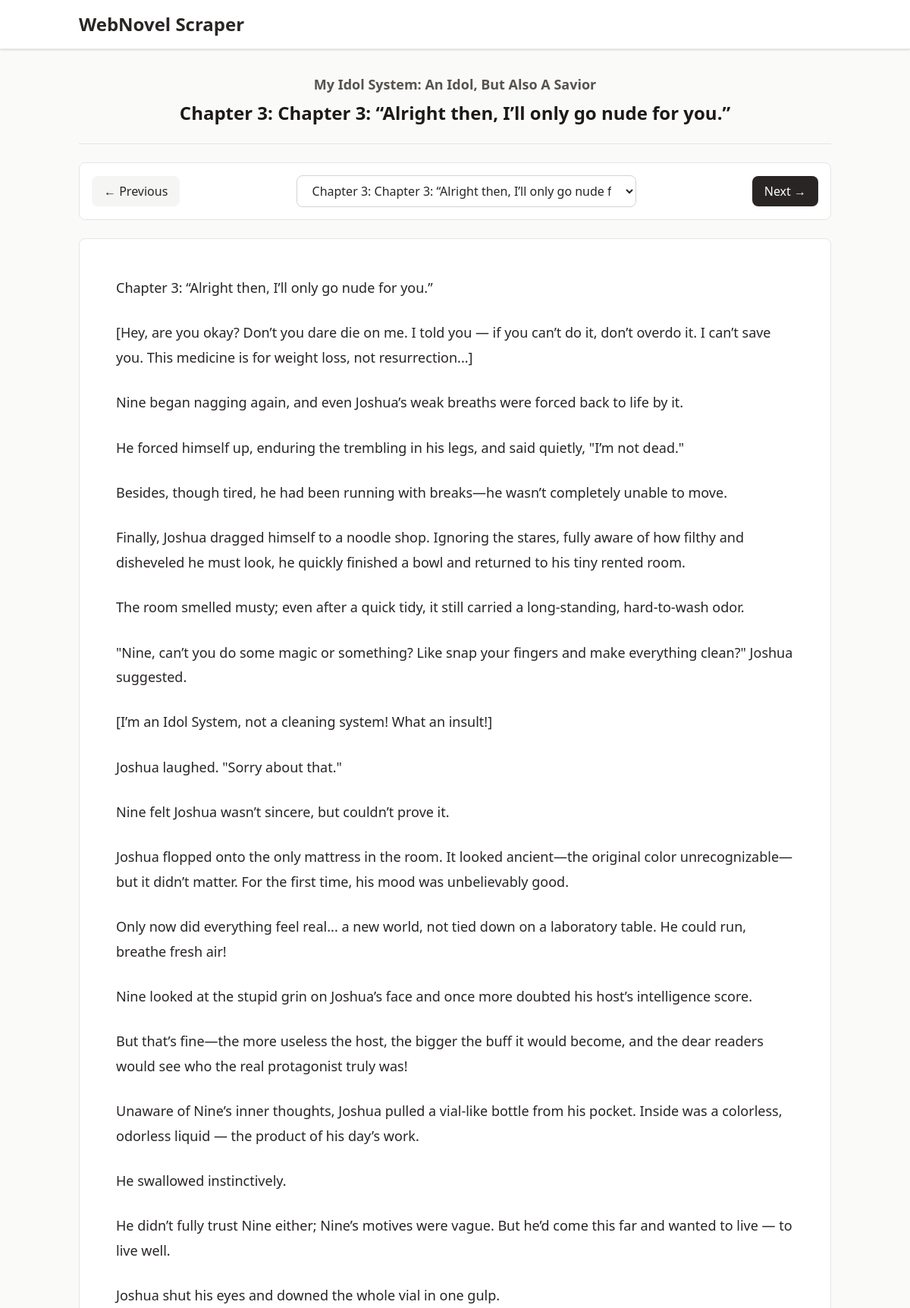
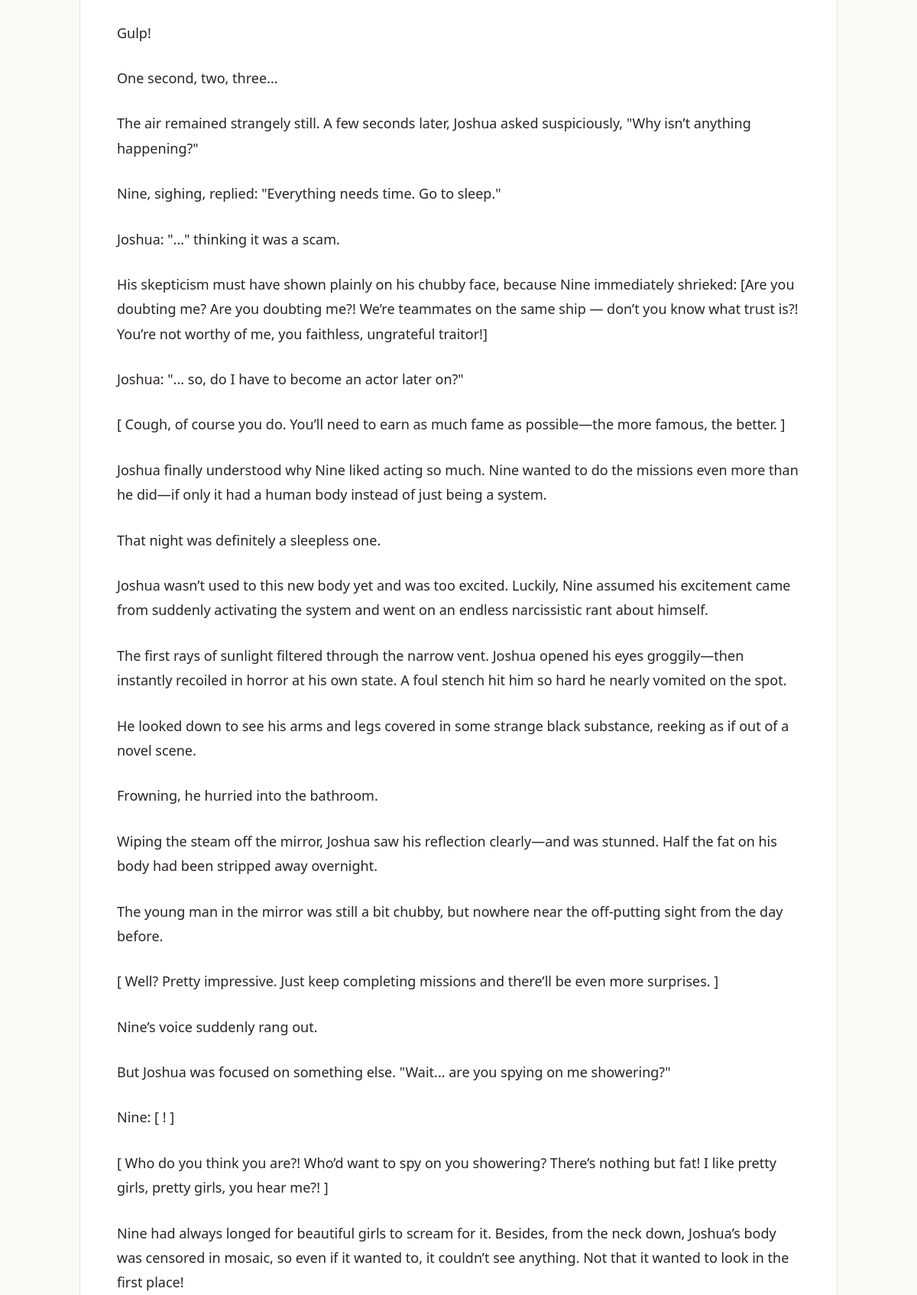
The page /read/my-idol-system-an-idol-but-also-a-savior/3 (upper part) on the database its author committed (2 pictures, top to bottom).
### app/models.py (models this page shows)
class Base(DeclarativeBase):
    pass

class Novel(Base):
    __tablename__ = "novels"
    id: Mapped[int] = mapped_column(Integer, primary_key=True, index=True)
    title: Mapped[str] = mapped_column(String(500), index=True)
    slug: Mapped[str] = mapped_column(String(500), unique=True, index=True)
    author: Mapped[str] = mapped_column(String(200), index=True)
    description: Mapped[str] = mapped_column(Text)
    cover_url: Mapped[str | None] = mapped_column(String(1000), nullable=True)
    source_url: Mapped[str] = mapped_column(String(1000), unique=True)
    created_at: Mapped[datetime] = mapped_column(
        DateTime(timezone=True), server_default=func.now()
    )
    updated_at: Mapped[datetime] = mapped_column(
        DateTime(timezone=True), server_default=func.now(), onupdate=func.now()
    )
    chapters: Mapped[list["Chapter"]] = relationship(
        back_populates="novel",
        cascade="all, delete-orphan",
        order_by="Chapter.chapter_number",
    )

class Chapter(Base):
    __tablename__ = "chapters"
    id: Mapped[int] = mapped_column(Integer, primary_key=True, index=True)
    title: Mapped[str] = mapped_column(String(500))
    chapter_number: Mapped[int] = mapped_column(Integer)
    source_url: Mapped[str] = mapped_column(String(1000), unique=True)
    content: Mapped[str | None] = mapped_column(Text, nullable=True)
    novel_id: Mapped[int] = mapped_column(
        Integer, ForeignKey("novels.id", ondelete="CASCADE"), index=True
    )
    created_at: Mapped[datetime] = mapped_column(
        DateTime(timezone=True), server_default=func.now()
    )
    updated_at: Mapped[datetime] = mapped_column(
        DateTime(timezone=True), server_default=func.now(), onupdate=func.now()
    )
    novel: Mapped["Novel"] = relationship(back_populates="chapters")

### app/main.py (the view)
@app.get("/read/{novel_slug}/{chapter_number}")
async def read_chapter(
    request: Request, novel_slug: str, chapter_number: int, db: SessionDep
):
    novel = db.scalar(select(Novel).where(Novel.slug == novel_slug))
    if not novel:
        raise HTTPException(status_code=404, detail="Novel not found")
    all_chapters = db.scalars(
        select(Chapter)
        .where(Chapter.novel_id == novel.id)
        .order_by(Chapter.chapter_number)
    ).all()
    chapter = next(
        (c for c in all_chapters if c.chapter_number == chapter_number), None
    )
    if not chapter:
        raise HTTPException(status_code=404, detail="Chapter not found")
    idx = all_chapters.index(chapter)
    prev_chapter = all_chapters[idx - 1] if idx > 0 else None
    next_chapter = all_chapters[idx + 1] if idx < len(all_chapters) - 1 else None
    return templates.TemplateResponse(
        "reader.html",
        {
            "request": request,
            "novel": novel,
            "chapter": chapter,
            "prev_chapter": prev_chapter,
            "next_chapter": next_chapter,
            "all_chapters": all_chapters,
        },
    )

### app/templates/reader.html (shortened to what this page needs)
{% extends "base.html" %}
{% block content %}
<div class="max-w-5xl mx-auto space-y-6">
    <header class="text-center space-y-2 pb-6 border-b border-stone-200">
        <h2 class="text-lg font-semibold">
            <a href="/novel/{{ novel.slug }}" class="text-stone-600 hover:text-stone-800 transition-colors">
                {{ novel.title }}
            </a>
        </h2>
        <h3 class="text-2xl font-bold text-stone-900">
            Chapter {{ chapter.chapter_number }}: {{ chapter.title }}
        </h3>
    </header>
    <nav class="flex flex-wrap items-center justify-between gap-3 bg-white rounded-lg border border-stone-200 p-4">
        {% if prev_chapter %}
        <a href="/read/{{ novel.slug }}/{{ prev_chapter.chapter_number }}"
            class="px-4 py-2 bg-stone-100 hover:bg-stone-200 text-stone-800 font-medium rounded-lg transition-colors">
            ← Previous
        </a>
        {% else %}
        <div class="px-4 py-2 bg-stone-50 text-stone-400 font-medium rounded-lg cursor-not-allowed">
            ← Previous
        </div>
        {% endif %}
        <select onchange="location = this.value;"
            class="flex-1 min-w-0 max-w-md px-4 py-2 border border-stone-300 rounded-lg focus:outline-none focus:ring-2 focus:ring-stone-400 focus:border-transparent bg-white text-stone-800">
            {% for chap in all_chapters %}
            <option value="/read/{{ novel.slug }}/{{ chap.chapter_number }}" {% if
                chap.chapter_number==chapter.chapter_number %}selected{% endif %}>
                Chapter {{ chap.chapter_number }}: {{ chap.title }}
            </option>
            {% endfor %}
        </select>
        {% if next_chapter %}
        <a href="/read/{{ novel.slug }}/{{ next_chapter.chapter_number }}"
            class="px-4 py-2 bg-stone-800 hover:bg-stone-700 text-white font-medium rounded-lg transition-colors">
            Next →
        </a>
        {% else %}
        <div class="px-4 py-2 bg-stone-200 text-stone-400 font-medium rounded-lg cursor-not-allowed">
            Next →
        </div>
        {% endif %}
    </nav>
    <article class="bg-white rounded-lg border border-stone-200 p-8 sm:p-12">
        <div class="prose prose-stone max-w-none">
            {{ chapter.content|linebreaks }}
        </div>
    </article>
</div>
{% endblock %}

### app/templates/reader.html (style rules this page uses)
.prose { font-size: 1.125rem; line-height: 1.8; color: #292524; }
.prose p { margin-bottom: 1.5em; }
@media (prefers-reduced-motion: no-preference) { a, button, select { transition-property: background-color, border-color, color; transition-duration: 200ms; transition-timing-function: ease-in-out; } }

### rows shown on the page
Novel: title "My Idol System: An Idol, But Also A Savior"
Chapter: chapter_number "3", title "Chapter 3: “Alright then, I’ll only go nude for you.”", content "Chapter 3: “Alright then, I’ll only go nude for you.” [Hey, are you okay? Don’t you dare die on me. I told you — if you can’t do it, don’t overdo it. I can’t save you. This medicine is for weight loss, not resurrection...] Nine began nagging again, and even Joshua’s weak breaths were forced back to life by it. He forced himself up, enduring the trembling in his legs, and said quietly, \"I’m not dead.\" Besides, though tired, he had been running with breaks—he wasn’t completely unable to move. Finally, Joshua dragged himself to a noodle shop. Ignoring the stares, fully aware of how filthy and disheveled he must look, he quickly finished a bowl and returned to his tiny rented room. The room…"
